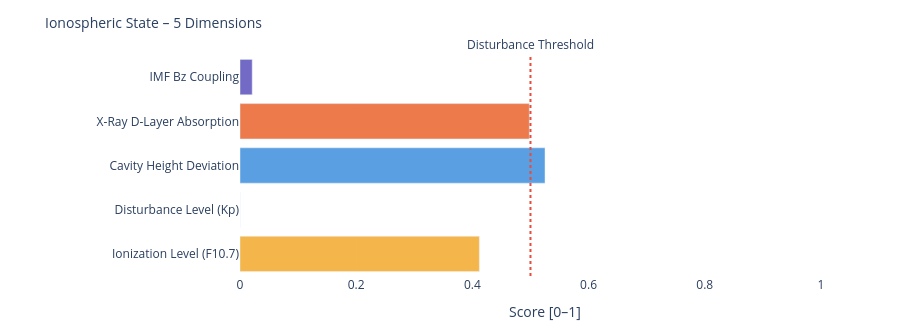

Write notebook code for a chart like this one.
### Markdown cell above
---
### 📐 Systemic Insight: Geometric Cavity vs. Real Schumann Resonance

**Relevant for:** Layer 6 = delta analysis &nbsp;|&nbsp; Layer 7 = feature vector / system interpretation

A cavity height change from 80 km to 70 km shifts the **idealized geometric frequencies** only minimally:

| Modus | Aktuell | Referenz | Δ |
|-------|---------|----------|---|
| SR-1 | 10.4762 Hz | 10.4599 Hz | +16 mHz |
| SR-2 | 18.1452 Hz | 18.1171 Hz | +28 mHz |
| SR-3 | 25.6612 Hz | 25.6215 Hz | +40 mHz |
| SR-4 | 33.1285 Hz | 33.0772 Hz | +51 mHz |

The geometric effect is limited because 10 km is very small compared to Earth's radius (~6371 km).

**Consequence:** Real Schumann deviations are likely driven more strongly by **conductivity, damping, day/night structure, lightning distribution and source geometry** than by pure cavity height.

---

**Layer 6 compares:**
```
geometric Δ from Layer 4  vs.  observed Δ from real Schumann measurement data
```

**Layer 7 Feature:**
```
If real Δ >> geometric Δ  →  non-geometric factors dominant
```

### Code cell
# ============================================================
# IONOSPHERIC STATE – Summary gauge
# Five dimensions: ionization, disturbance, cavity height, X-Ray, Bz coupling
# ============================================================

def norm(v, lo, hi):
    if v is None: return None
    return round(max(0.0, min(1.0, (v - lo) / (hi - lo))), 3)

# Ionization level (F10.7 → F2-Layer)
ioniz = norm(f107_val, 60, 250)

# Disturbance level (Kp → E/F-Layer irregularities)
disturb = norm(kp_val, 0, 9)

# Cavity height deviation from reference (80 km)
h_dev = norm(abs(h_eff - 80), 0, 20)

# X-Ray ionization (D-Layer absorption)
xray_ioniz = None
if xray_now is not None:
    xray_ioniz = norm(math.log10(max(xray_now, 1e-9)) + 9, 0, 5)

# Bz coupling (southward Bz → stronger magnetosphere-ionosphere coupling)
bz_coupling = norm(-(bz_now or 0), -5, 30) if bz_now is not None else None

dims = [
    ('Ionization Level (F10.7)',    ioniz,      '#F2A623'),
    ('Disturbance Level (Kp)',      disturb,    '#7F77DD'),
    ('Cavity Height Deviation',     h_dev,      '#378ADD'),
    ('X-Ray D-Layer Absorption',    xray_ioniz, '#E85D24'),
    ('IMF Bz Coupling',             bz_coupling,'#534AB7'),
]

fig = go.Figure()
for name, val, col in dims:
    if val is not None:
        h = int(val * 20)
        bar = '█' * h + '░' * (20 - h)
        label = f'{name}:  {bar}  {val:.3f}'
    else:
        label = f'{name}:  {"─" * 20}  n/a'
    fig.add_trace(go.Bar(
        x=[val if val is not None else 0],
        y=[name],
        orientation='h',
        marker_color=col, opacity=0.82,
        showlegend=False
    ))

fig.add_vline(x=0.5, line_dash='dot', line_color='#e74c3c',
              annotation_text='Disturbance Threshold', annotation_position='top')
fig.update_layout(
    title=dict(text='Ionospheric State – 5 Dimensions', font=dict(size=14)),
    xaxis=dict(title='Score [0–1]', range=[0, 1.05]),
    height=330, plot_bgcolor='rgba(0,0,0,0)', paper_bgcolor='rgba(0,0,0,0)',
    margin=dict(l=240, r=50, t=55, b=40)
)
fig.show()

print(f'\nIonospheric state:')
for name, val, _ in dims:
    print(f'  {name:<35} {val:.3f}' if val is not None else f'  {name:<35} n/a')

### Figure 1 — Plotly figure (JSON) as saved in the notebook; plotly's stock layout.template omitted (floating-point values rounded to 4 significant figures)
{"data": [{"marker": {"color": "#F2A623"}, "opacity": 0.82, "orientation": "h", "showlegend": false, "type": "bar", "x": [0.412], "y": ["Ionization Level (F10.7)"]}, {"marker": {"color": "#7F77DD"}, "opacity": 0.82, "orientation": "h", "showlegend": false, "type": "bar", "x": [0.0], "y": ["Disturbance Level (Kp)"]}, {"marker": {"color": "#378ADD"}, "opacity": 0.82, "orientation": "h", "showlegend": false, "type": "bar", "x": [0.525], "y": ["Cavity Height Deviation"]}, {"marker": {"color": "#E85D24"}, "opacity": 0.82, "orientation": "h", "showlegend": false, "type": "bar", "x": [0.498], "y": ["X-Ray D-Layer Absorption"]}, {"marker": {"color": "#534AB7"}, "opacity": 0.82, "orientation": "h", "showlegend": false, "type": "bar", "x": [0.021], "y": ["IMF Bz Coupling"]}], "layout": {"annotations": [{"showarrow": false, "text": "Disturbance Threshold", "x": 0.5, "xanchor": "center", "xref": "x", "y": 1, "yanchor": "bottom", "yref": "y domain"}], "height": 330, "margin": {"b": 40, "l": 240, "r": 50, "t": 55}, "paper_bgcolor": "rgba(0,0,0,0)", "plot_bgcolor": "rgba(0,0,0,0)", "shapes": [{"line": {"color": "#e74c3c", "dash": "dot"}, "type": "line", "x0": 0.5, "x1": 0.5, "xref": "x", "y0": 0, "y1": 1, "yref": "y domain"}], "title": {"font": {"size": 14}, "text": "Ionospheric State – 5 Dimensions"}, "xaxis": {"range": [0, 1.05], "title": {"text": "Score [0–1]"}}}}
